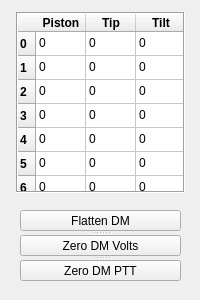
    <widget class="QWidget" name="tab_4">
     <attribute name="title">
      <string>Segments</string>
     </attribute>
     <widget class="QWidget" name="widget_DMpos" native="true">
      <property name="enabled">
       <bool>true</bool>
      </property>
      <property name="geometry">
       <rect>
        <x>0</x>
        <y>0</y>
        <width>191</width>
        <height>291</height>
       </rect>
      </property>
      <widget class="QTableWidget" name="tab_DMposition_seg">
       <property name="enabled">
        <bool>true</bool>
       </property>
       <property name="geometry">
        <rect>
         <x>16</x>
         <y>12</y>
         <width>169</width>
         <height>181</height>
        </rect>
       </property>
       <property name="sizePolicy">
        <sizepolicy hsizetype="Minimum" vsizetype="Minimum">
         <horstretch>0</horstretch>
         <verstretch>0</verstretch>
        </sizepolicy>
       </property>
       <property name="frameShape">
        <enum>QFrame::Box</enum>
       </property>
       <property name="frameShadow">
        <enum>QFrame::Sunken</enum>
       </property>
       <property name="lineWidth">
        <number>1</number>
       </property>
       <property name="verticalScrollBarPolicy">
        <enum>Qt::ScrollBarAlwaysOff</enum>
       </property>
       <property name="horizontalScrollBarPolicy">
        <enum>Qt::ScrollBarAlwaysOff</enum>
       </property>
       <property name="sizeAdjustPolicy">
        <enum>QAbstractScrollArea::AdjustIgnored</enum>
       </property>
       <property name="editTriggers">
        <set>QAbstractItemView::AllEditTriggers</set>
       </property>
       <property name="selectionMode">
        <enum>QAbstractItemView::NoSelection</enum>
       </property>
       <property name="iconSize">
        <size>
         <width>0</width>
         <height>0</height>
        </size>
       </property>
       <property name="horizontalScrollMode">
        <enum>QAbstractItemView::ScrollPerPixel</enum>
       </property>
       <property name="wordWrap">
        <bool>true</bool>
       </property>
       <property name="cornerButtonEnabled">
        <bool>false</bool>
       </property>
       <attribute name="horizontalHeaderDefaultSectionSize">
        <number>50</number>
       </attribute>
       <attribute name="horizontalHeaderShowSortIndicator" stdset="0">
        <bool>false</bool>
       </attribute>
       <attribute name="verticalHeaderDefaultSectionSize">
        <number>24</number>
       </attribute>
       <row>
        <property name="text">
         <string>0</string>
        </property>
        <property name="font">
         <font>
          <weight>75</weight>
          <bold>true</bold>
         </font>
        </property>
       </row>
       <row>
        <property name="text">
         <string>1</string>
        </property>
        <property name="font">
         <font>
          <weight>75</weight>
          <bold>true</bold>
         </font>
        </property>
       </row>
       <row>
        <property name="text">
         <string>2</string>
        </property>
        <property name="font">
         <font>
          <weight>75</weight>
          <bold>true</bold>
         </font>
        </property>
       </row>
       <row>
        <property name="text">
         <string>3</string>
        </property>
        <property name="font">
         <font>
          <weight>75</weight>
          <bold>true</bold>
         </font>
        </property>
       </row>
       <row>
        <property name="text">
         <string>4</string>
        </property>
        <property name="font">
         <font>
          <weight>75</weight>
          <bold>true</bold>
         </font>
        </property>
       </row>
       <row>
        <property name="text">
         <string>5</string>
        </property>
        <property name="font">
         <font>
          <weight>75</weight>
          <bold>true</bold>
         </font>
        </property>
       </row>
       <row>
        <property name="text">
         <string>6</string>
        </property>
        <property name="font">
         <font>
          <weight>75</weight>
          <bold>true</bold>
         </font>
        </property>
       </row>
       <row>
        <property name="text">
         <string>7</string>
        </property>
        <property name="font">
         <font>
          <weight>75</weight>
          <bold>true</bold>
         </font>
        </property>
       </row>
       <row>
        <property name="text">
         <string>8</string>
        </property>
        <property name="font">
         <font>
          <weight>75</weight>
          <bold>true</bold>
         </font>
        </property>
       </row>
       <row>
        <property name="text">
         <string>9</string>
        </property>
        <property name="font">
         <font>
          <weight>75</weight>
          <bold>true</bold>
         </font>
        </property>
       </row>
       <row>
        <property name="text">
         <string>10</string>
        </property>
        <property name="font">
         <font>
          <weight>75</weight>
          <bold>true</bold>
         </font>
        </property>
       </row>
       <row>
        <property name="text">
         <string>11</string>
        </property>
        <property name="font">
         <font>
          <weight>75</weight>
          <bold>true</bold>
         </font>
        </property>
       </row>
       <row>
        <property name="text">
         <string>12</string>
        </property>
        <property name="font">
         <font>
          <weight>75</weight>
          <bold>true</bold>
         </font>
        </property>
       </row>
       <row>
        <property name="text">
         <string>13</string>
        </property>
        <property name="font">
         <font>
          <weight>75</weight>
          <bold>true</bold>
         </font>
        </property>
       </row>
       <row>
        <property name="text">
         <string>14</string>
        </property>
        <property name="font">
         <font>
          <weight>75</weight>
          <bold>true</bold>
         </font>
        </property>
       </row>
       <row>
        <property name="text">
         <string>15</string>
        </property>
        <property name="font">
         <font>
          <weight>75</weight>
          <bold>true</bold>
         </font>
        </property>
       </row>
       <row>
        <property name="text">
         <string>16</string>
        </property>
        <property name="font">
         <font>
          <weight>75</weight>
          <bold>true</bold>
         </font>
        </property>
       </row>
       <row>
        <property name="text">
         <string>17</string>
        </property>
        <property name="font">
         <font>
          <weight>75</weight>
          <bold>true</bold>
         </font>
        </property>
       </row>
       <row>
        <property name="text">
         <string>18</string>
        </property>
        <property name="font">
         <font>
          <weight>75</weight>
          <bold>true</bold>
         </font>
        </property>
       </row>
       <row>
        <property name="text">
         <string>19</string>
        </property>
        <property name="font">
         <font>
          <weight>75</weight>
          <bold>true</bold>
         </font>
        </property>
       </row>
       <row>
        <property name="text">
         <string>20</string>
        </property>
        <property name="font">
         <font>
          <weight>75</weight>
          <bold>true</bold>
         </font>
        </property>
       </row>
       <row>
        <property name="text">
         <string>21</string>
        </property>
        <property name="font">
         <font>
          <weight>75</weight>
          <bold>true</bold>
         </font>
        </property>
       </row>
       <row>
        <property name="text">
         <string>22</string>
        </property>
        <property name="font">
         <font>
          <weight>75</weight>
          <bold>true</bold>
         </font>
        </property>
       </row>
       <row>
        <property name="text">
         <string>23</string>
        </property>
        <property name="font">
         <font>
          <weight>75</weight>
          <bold>true</bold>
         </font>
        </property>
       </row>
       <row>
        <property name="text">
         <string>24</string>
        </property>
        <property name="font">
         <font>
          <weight>75</weight>
          <bold>true</bold>
         </font>
        </property>
       </row>
       <row>
        <property name="text">
         <string>25</string>
        </property>
        <property name="font">
         <font>
          <weight>75</weight>
          <bold>true</bold>
         </font>
        </property>
       </row>
       <row>
        <property name="text">
         <string>26</string>
        </property>
        <property name="font">
         <font>
          <weight>75</weight>
          <bold>true</bold>
         </font>
        </property>
       </row>
       <row>
        <property name="text">
         <string>27</string>
        </property>
        <property name="font">
         <font>
          <weight>75</weight>
          <bold>true</bold>
         </font>
        </property>
       </row>
       <row>
        <property name="text">
         <string>28</string>
        </property>
        <property name="font">
         <font>
          <weight>75</weight>
          <bold>true</bold>
         </font>
        </property>
       </row>
       <row>
        <property name="text">
         <string>29</string>
        </property>
        <property name="font">
         <font>
          <weight>75</weight>
          <bold>true</bold>
         </font>
        </property>
       </row>
       <row>
        <property name="text">
         <string>30</string>
        </property>
        <property name="font">
         <font>
          <weight>75</weight>
          <bold>true</bold>
         </font>
        </property>
       </row>
       <row>
        <property name="text">
         <string>31</string>
        </property>
        <property name="font">
         <font>
          <weight>75</weight>
          <bold>true</bold>
         </font>
        </property>
       </row>
       <row>
        <property name="text">
         <string>32</string>
        </property>
        <property name="font">
         <font>
          <weight>75</weight>
          <bold>true</bold>
         </font>
        </property>
       </row>
       <row>
        <property name="text">
         <string>33</string>
        </property>
        <property name="font">
         <font>
          <weight>75</weight>
          <bold>true</bold>
         </font>
        </property>
       </row>
       <row>
        <property name="text">
         <string>34</string>
        </property>
        <property name="font">
         <font>
          <weight>75</weight>
          <bold>true</bold>
         </font>
        </property>
       </row>
       <row>
        <property name="text">
         <string>35</string>
        </property>
        <property name="font">
         <font>
          <weight>75</weight>
          <bold>true</bold>
         </font>
        </property>
       </row>
       <row>
        <property name="text">
         <string>36</string>
        </property>
        <property name="font">
         <font>
          <weight>75</weight>
          <bold>true</bold>
         </font>
        </property>
       </row>
       <column>
        <property name="text">
         <string>Piston</string>
        </property>
        <property name="font">
         <font>
          <weight>75</weight>
          <bold>true</bold>
         </font>
        </property>
       </column>
       <column>
        <property name="text">
         <string>Tip</string>
        </property>
        <property name="font">
         <font>
          <weight>75</weight>
          <bold>true</bold>
         </font>
        </property>
       </column>
       <column>
        <property name="text">
         <string>Tilt</string>
        </property>
        <property name="font">
         <font>
          <weight>75</weight>
          <bold>true</bold>
         </font>
        </property>
       </column>
       <item row="0" column="0">
        <property name="text">
         <string>0</string>
        </property>
       </item>
       <item row="0" column="1">
        <property name="text">
         <string>0</string>
        </property>
        <property name="font">
         <font>
          <weight>50</weight>
          <bold>false</bold>
         </font>
        </property>
       </item>
       <item row="0" column="2">
        <property name="text">
         <string>0</string>
        </property>
       </item>
       <item row="1" column="0">
        <property name="text">
         <string>0</string>
        </property>
       </item>
       <item row="1" column="1">
        <property name="text">
         <string>0</string>
        </property>
       </item>
       <item row="1" column="2">
        <property name="text">
         <string>0</string>
        </property>
       </item>
       <item row="2" column="0">
        <property name="text">
         <string>0</string>
        </property>
       </item>
       <item row="2" column="1">
        <property name="text">
         <string>0</string>
        </property>
       </item>
       <item row="2" column="2">
        <property name="text">
         <string>0</string>
        </property>
       </item>
       <item row="3" column="0">
        <property name="text">
         <string>0</string>
        </property>
       </item>
       <item row="3" column="1">
        <property name="text">
         <string>0</string>
        </property>
       </item>
       <item row="3" column="2">
        <property name="text">
         <string>0</string>
        </property>
       </item>
       <item row="4" column="0">
        <property name="text">
         <string>0</string>
        </property>
       </item>
       <item row="4" column="1">
        <property name="text">
         <string>0</string>
        </property>
       </item>
       <item row="4" column="2">
        <property name="text">
         <string>0</string>
        </property>
       </item>
       <item row="5" column="0">
        <property name="text">
         <string>0</string>
        </property>
       </item>
       <item row="5" column="1">
        <property name="text">
         <string>0</string>
        </property>
       </item>
       <item row="5" column="2">
        <property name="text">
         <string>0</string>
        </property>
       </item>
       <item row="6" column="0">
        <property name="text">
         <string>0</string>
        </property>
       </item>
       <item row="6" column="1">
        <property name="text">
         <string>0</string>
        </property>
       </item>
       <item row="6" column="2">
        <property name="text">
         <string>0</string>
        </property>
       </item>
       <item row="7" column="0">
        <property name="text">
         <string>0</string>
        </property>
       </item>
       <item row="7" column="1">
        <property name="text">
         <string>0</string>
        </property>
       </item>
       <item row="7" column="2">
        <property name="text">
         <string>0</string>
        </property>
       </item>
       <item row="8" column="0">
        <property name="text">
         <string>0</string>
        </property>
       </item>
       <item row="8" column="1">
        <property name="text">
         <string>0</string>
        </property>
       </item>
       <item row="8" column="2">
        <property name="text">
         <string>0</string>
        </property>
       </item>
       <item row="9" column="0">
        <property name="text">
         <string>0</string>
        </property>
       </item>
       <item row="9" column="1">
        <property name="text">
         <string>0</string>
        </property>
       </item>
       <item row="9" column="2">
        <property name="text">
         <string>0</string>
        </property>
       </item>
       <item row="10" column="0">
        <property name="text">
         <string>0</string>
        </property>
       </item>
       <item row="10" column="1">
        <property name="text">
         <string>0</string>
        </property>
       </item>
       <item row="10" column="2">
        <property name="text">
         <string>0</string>
        </property>
       </item>
       <item row="11" column="0">
        <property name="text">
         <string>0</string>
        </property>
       </item>
       <item row="11" column="1">
        <property name="text">
         <string>0</string>
        </property>
       </item>
       <item row="11" column="2">
        <property name="text">
         <string>0</string>
        </property>
       </item>
       <item row="12" column="0">
        <property name="text">
         <string>0</string>
        </property>
       </item>
       <item row="12" column="1">
        <property name="text">
         <string>0</string>
        </property>
       </item>
       <item row="12" column="2">
        <property name="text">
         <string>0</string>
        </property>
       </item>
       <item row="13" column="0">
        <property name="text">
         <string>0</string>
        </property>
       </item>
       <item row="13" column="1">
        <property name="text">
         <string>0</string>
        </property>
       </item>
       <item row="13" column="2">
        <property name="text">
         <string>0</string>
        </property>
       </item>
       <item row="14" column="0">
        <property name="text">
         <string>0</string>
        </property>
       </item>
       <item row="14" column="1">
        <property name="text">
         <string>0</string>
        </property>
       </item>
       <item row="14" column="2">
        <property name="text">
         <string>0</string>
        </property>
       </item>
       <item row="15" column="0">
        <property name="text">
         <string>0</string>
        </property>
       </item>
       <item row="15" column="1">
        <property name="text">
         <string>0</string>
        </property>
       </item>
       <item row="15" column="2">
        <property name="text">
         <string>0</string>
        </property>
       </item>
       <item row="16" column="0">
        <property name="text">
         <string>0</string>
        </property>
       </item>
       <item row="16" column="1">
        <property name="text">
         <string>0</string>
        </property>
       </item>
       <item row="16" column="2">
        <property name="text">
         <string>0</string>
        </property>
       </item>
       <item row="17" column="0">
        <property name="text">
         <string>0</string>
        </property>
       </item>
       <item row="17" column="1">
        <property name="text">
         <string>0</string>
        </property>
       </item>
       <item row="17" column="2">
        <property name="text">
         <string>0</string>
        </property>
       </item>
       <item row="18" column="0">
        <property name="text">
         <string>0</string>
        </property>
       </item>
       <item row="18" column="1">
        <property name="text">
         <string>0</string>
        </property>
       </item>
       <item row="18" column="2">
        <property name="text">
         <string>0</string>
        </property>
       </item>
       <item row="19" column="0">
        <property name="text">
         <string>0</string>
        </property>
       </item>
       <item row="19" column="1">
        <property name="text">
         <string>0</string>
        </property>
       </item>
       <item row="19" column="2">
        <property name="text">
         <string>0</string>
        </property>
       </item>
       <item row="20" column="0">
        <property name="text">
         <string>0</string>
        </property>
       </item>
       <item row="20" column="1">
        <property name="text">
         <string>0</string>
        </property>
       </item>
       <item row="20" column="2">
        <property name="text">
         <string>0</string>
        </property>
       </item>
       <item row="21" column="0">
        <property name="text">
         <string>0</string>
        </property>
       </item>
       <item row="21" column="1">
        <property name="text">
         <string>0</string>
        </property>
       </item>
       <item row="21" column="2">
        <property name="text">
         <string>0</string>
        </property>
       </item>
       <item row="22" column="0">
        <property name="text">
         <string>0</string>
        </property>
       </item>
       <item row="22" column="1">
        <property name="text">
         <string>0</string>
        </property>
       </item>
       <item row="22" column="2">
        <property name="text">
         <string>0</string>
        </property>
       </item>
       <item row="23" column="0">
        <property name="text">
         <string>0</string>
        </property>
       </item>
       <item row="23" column="1">
        <property name="text">
         <string>0</string>
        </property>
       </item>
       <item row="23" column="2">
        <property name="text">
         <string>0</string>
        </property>
       </item>
       <item row="24" column="0">
        <property name="text">
         <string>0</string>
        </property>
       </item>
       <item row="24" column="1">
        <property name="text">
         <string>0</string>
        </property>
       </item>
       <item row="24" column="2">
        <property name="text">
         <string>0</string>
        </property>
       </item>
       <item row="25" column="0">
        <property name="text">
         <string>0</string>
        </property>
       </item>
       <item row="25" column="1">
        <property name="text">
         <string>0</string>
        </property>
       </item>
       <item row="25" column="2">
        <property name="text">
         <string>0</string>
        </property>
       </item>
       <item row="26" column="0">
        <property name="text">
         <string>0</string>
        </property>
       </item>
       <item row="26" column="1">
        <property name="text">
         <string>0</string>
        </property>
       </item>
       <item row="26" column="2">
        <property name="text">
         <string>0</string>
        </property>
       </item>
       <item row="27" column="0">
        <property name="text">
         <string>0</string>
        </property>
       </item>
       <item row="27" column="1">
        <property name="text">
         <string>0</string>
        </property>
       </item>
       <item row="27" column="2">
        <property name="text">
         <string>0</string>
        </property>
       </item>
       <item row="28" column="0">
        <property name="text">
         <string>0</string>
        </property>
       </item>
       <item row="28" column="1">
        <property name="text">
         <string>0</string>
        </property>
       </item>
       <item row="28" column="2">
        <property name="text">
         <string>0</string>
        </property>
       </item>
       <item row="29" column="0">
        <property name="text">
         <string>0</string>
        </property>
       </item>
       <item row="29" column="1">
        <property name="text">
         <string>0</string>
        </property>
       </item>
       <item row="29" column="2">
        <property name="text">
         <string>0</string>
        </property>
       </item>
       <item row="30" column="0">
        <property name="text">
         <string>0</string>
        </property>
       </item>
       <item row="30" column="1">
        <property name="text">
         <string>0</string>
        </property>
       </item>
       <item row="30" column="2">
        <property name="text">
         <string>0</string>
        </property>
       </item>
       <item row="31" column="0">
        <property name="text">
         <string>0</string>
        </property>
       </item>
       <item row="31" column="1">
        <property name="text">
         <string>0</string>
        </property>
       </item>
       <item row="31" column="2">
        <property name="text">
         <string>0</string>
        </property>
       </item>
       <item row="32" column="0">
        <property name="text">
         <string>0</string>
        </property>
       </item>
       <item row="32" column="1">
        <property name="text">
         <string>0</string>
        </property>
       </item>
       <item row="32" column="2">
        <property name="text">
         <string>0</string>
        </property>
       </item>
       <item row="33" column="0">
        <property name="text">
         <string>0</string>
        </property>
       </item>
       <item row="33" column="1">
        <property name="text">
         <string>0</string>
        </property>
       </item>
       <item row="33" column="2">
        <property name="text">
         <string>0</string>
        </property>
       </item>
       <item row="34" column="0">
        <property name="text">
         <string>0</string>
        </property>
       </item>
       <item row="34" column="1">
        <property name="text">
         <string>0</string>
        </property>
       </item>
       <item row="34" column="2">
        <property name="text">
         <string>0</string>
        </property>
       </item>
       <item row="35" column="0">
        <property name="text">
         <string>0</string>
        </property>
       </item>
       <item row="35" column="1">
        <property name="text">
         <string>0</string>
        </property>
       </item>
       <item row="35" column="2">
        <property name="text">
         <string>0</string>
        </property>
       </item>
       <item row="36" column="0">
        <property name="text">
         <string>0</string>
        </property>
       </item>
       <item row="36" column="1">
        <property name="text">
         <string>0</string>
        </property>
       </item>
       <item row="36" column="2">
        <property name="text">
         <string>0</string>
        </property>
       </item>
      </widget>
      <widget class="QSplitter" name="splitter_14">
       <property name="geometry">
        <rect>
         <x>20</x>
         <y>210</y>
         <width>161</width>
         <height>71</height>
        </rect>
       </property>
       <property name="orientation">
        <enum>Qt::Vertical</enum>
       </property>
       <widget class="QPushButton" name="pushButton_flattenDM_seg">
        <property name="maximumSize">
         <size>
          <width>181</width>
          <height>32</height>
         </size>
        </property>
        <property name="text">
         <string>Flatten DM</string>
        </property>
       </widget>
       <widget class="QPushButton" name="pushButton_zeroDMvolts_seg">
        <property name="maximumSize">
         <size>
          <width>181</width>
          <height>32</height>
         </size>
        </property>
        <property name="text">
         <string>Zero DM Volts</string>
        </property>
       </widget>
       <widget class="QPushButton" name="pushButton_zeroDMptt_seg">
        <property name="maximumSize">
         <size>
          <width>181</width>
          <height>32</height>
         </size>
        </property>
        <property name="text">
         <string>Zero DM PTT</string>
        </property>
       </widget>
      </widget>
     </widget>
    </widget>
